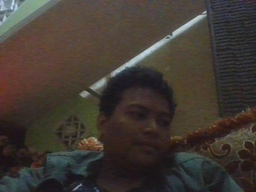
#> input picture ProjectAkhir/frame0.jpg, 256 x 192 px, shrunk from 640 x 480 before the run, given in place of female.tiff, which was not available
$ jupyter execute Week3.ipynb   (text cells are left out)
#> lines starting #> are read from the running program, lines starting #| are printed output that depends on the picture; pictures that were not available may be replaced by others from this repository, and a replacement may not be noted
[cell 1]
from google.colab import drive

drive.mount('/content/drive')

[cell 2]
import cv2 as cv
from google.colab.patches import cv2_imshow
from skimage import io
import matplotlib.pyplot as plt
import numpy as np

[cell 3]
print( ' Mengubah tingkat kecerahan citra ')
print('-----------------------------------')
try:
    brightness = int(input('Masukan nilai kecerahan: '))
#> the answer given: 3
except ValueError:
    print('Error, not a number')

original = cv.imread('/content/drive/MyDrive/female.tiff')
#> original is the input picture: shape (192, 256, 3); mean B, G, R 51, 57.4, 64.9
brightness_image = np.zeros(original.shape,original.dtype)


for y in range(original.shape[0]):
    for x in range(original.shape[1]):
        for c in range(original.shape[2]):
            brightness_image[y,x,c] = np.clip(original[y,x,c] + brightness, 0, 255)


final_frame = cv.hconcat((original,brightness_image))
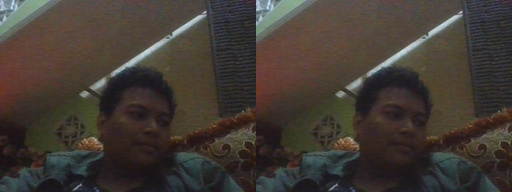
#> final_frame: shape (192, 512, 3); mean B, G, R 52.5, 58.9, 66.4
cv2_imshow(final_frame)

[cell 4]
print( ' Mengubah tingkat kecerahan citra ')
print('-----------------------------------')
try:
    brightness = int(input('Masukan nilai kecerahan [-255 -255]: '))
#> the answer given: 3
    contrast = float(input('Masukkan kontras [1.0 - 3.0]: '))
#> the answer given: 1
except ValueError:
    print('Error, not a number')

original = cv.imread('/content/drive/MyDrive/female.tiff')
brightness_image = np.zeros(original.shape,original.dtype)


for y in range(original.shape[0]):
    for x in range(original.shape[1]):
        for c in range(original.shape[2]):
            brightness_image[y,x,c] = np.clip(contrast * original[y,x,c] + brightness, 0, 255)


final_frame = cv.hconcat((original,brightness_image))
cv2_imshow(final_frame)

[cell 5]
print(' Mengubah tingkat kecerahan citra dengan Transformasi Log ')
print('----------------------------------------------------------')
try:
  konstanta = int(input('Masukkan nilai kecerahan: '))
#> the answer given: 3
except ValueError:
  print('Error, not a number')

original = cv.imread('/content/drive/MyDrive/female.tiff')
brightness_image = np.zeros(original.shape,original.dtype)

for y in range(original.shape[0]):
  for x in range(original.shape[1]):
    for c in range(original.shape[2]):
      brightness_image[y,x,c] = np.clip(konstanta * (np.log(1 + original[y,x,c])), 0, 255)

final_frame = cv.hconcat((original, brightness_image))
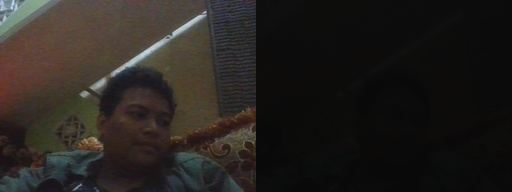
#> final_frame: shape (192, 512, 3); mean B, G, R 31.1, 34.4, 38.3
cv2_imshow(final_frame)

[cell 6]
original = cv.imread('/content/drive/MyDrive/mandrill.tiff')
original = cv.cvtColor(original,cv.COLOR_BGR2RGB) # gambar asli rgb

img_averagging = np.array(original)
img_averagging[:] = img_averagging.mean(axis=-1, keepdims=1)
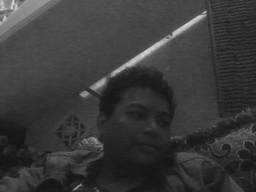
#> img_averagging: shape (192, 256, 3); min 18, max 224, mean 57.5

fig, ax = plt.subplots(1,2)
ax[0].imshow(original)
ax[1].imshow(img_averagging)
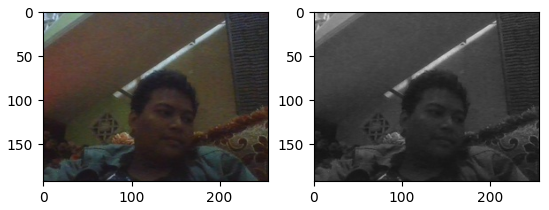
#> figure drawn by matplotlib, 2 panels

[cell 7]
original = cv.imread('/content/drive/MyDrive/mandrill.tiff')
original = cv.cvtColor(original,cv.COLOR_BGR2RGB)

img_lightness = np.array(original)
img_lightness[:] = np.max(img_lightness,axis=-1, keepdims=1)/2 + np.min(img_lightness,axis=-1, keepdims=1)/2

fig, ax = plt.subplots(1,2)
ax[0].imshow(original)
ax[1].imshow(img_lightness)

[cell 8]
original = cv.imread('/content/drive/MyDrive/mandrill.tiff')
original1 = cv.cvtColor(original,cv.COLOR_BGR2RGB)
original = cv.cvtColor(original,cv.COLOR_BGR2RGB)


W = [0.21,0.72,0.07] # weights
W_mean = np.tensordot(original,W, axes=((-1,-1)))[...,None]
original[:] = W_mean.astype(original.dtype)

fig, ax = plt.subplots(1,2)
ax[0].imshow(original1)
ax[1].imshow(original)

[cell 9]
original = cv.imread('/content/drive/MyDrive/mandrill.tiff')
original = cv.cvtColor(original,cv.COLOR_BGR2RGB)

temp = np.array(original)
for y in range(original.shape[0]):
    for x in range(original.shape[1]):
        if (temp[y,x,0] < 200 or temp[y,x,1] > 140):
            temp[y,x]= np.mean(temp[y,x])

fig, ax = plt.subplots(1,2)
ax[0].imshow(original)
ax[1].imshow(temp)
